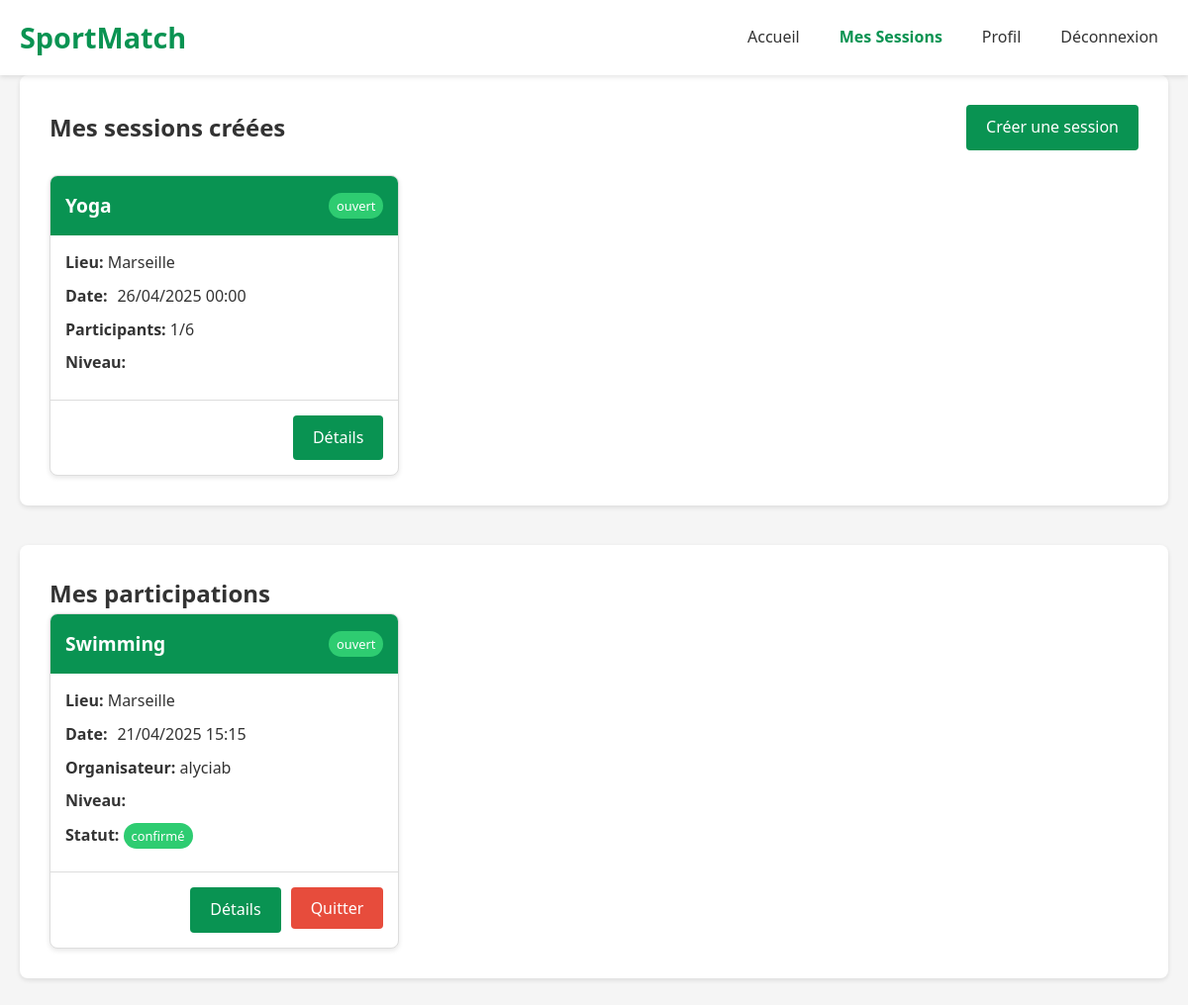
Screenshot of /my-sessions (signed in) with the database file from the repository.
### tables this page shows
CREATE TABLE sports (
        id INTEGER PRIMARY KEY AUTOINCREMENT,
        name TEXT NOT NULL UNIQUE
    );

CREATE TABLE participants (
        id INTEGER PRIMARY KEY AUTOINCREMENT,
        session_id INTEGER NOT NULL,
        user_id INTEGER NOT NULL,
        status TEXT NOT NULL,
        FOREIGN KEY (session_id) REFERENCES sessions (id),
        FOREIGN KEY (user_id) REFERENCES users (id),
        UNIQUE (session_id, user_id)
    );

CREATE TABLE users (
        id INTEGER PRIMARY KEY AUTOINCREMENT,
        username TEXT NOT NULL UNIQUE,
        password_hash TEXT NOT NULL,
        email TEXT NOT NULL UNIQUE,
        created_at TIMESTAMP NOT NULL
    );

### app.py (the view)
@app.route('/my-sessions', methods=['GET'])
@login_required
def my_sessions():
    created_sessions = model.get_user_created_sessions(session['user_id'])
    participating_sessions = model.get_user_participating_sessions(session['user_id'])
    created_sessions_list = [dict(s) for s in created_sessions]
    participating_sessions_list = [dict(s) for s in participating_sessions]
    now = datetime.now()
    for s in created_sessions_list:
        s['time_remaining'] = calculate_time_remaining(s['datetime'], now)
    for s in participating_sessions_list:
        s['time_remaining'] = calculate_time_remaining(s['datetime'], now)
    return render_template('my_sessions.html',
                         created_sessions=created_sessions_list,
                         participating_sessions=participating_sessions_list,
                         now=now)

### app.py (called while the page is built)
def login_required(f):
    @wraps(f)
    def decorated_function(*args, **kwargs):
        if 'user_id' not in session:
            return redirect(url_for('login', next=request.url))
        return f(*args, **kwargs)
    return decorated_function

def calculate_time_remaining(session_datetime, current_datetime):
    if isinstance(session_datetime, str):
        try:
            session_datetime = datetime.strptime(session_datetime, '%Y-%m-%d %H:%M:%S')
        except ValueError:
            session_datetime = datetime.strptime(session_datetime, '%Y-%m-%d %H:%M:%S.%f')
    delta = session_datetime - current_datetime
    total_seconds = delta.total_seconds()
    if total_seconds < 0:
        return "session terminée"
    days = int(total_seconds // 86400)
    hours = int((total_seconds % 86400) // 3600)
    minutes = int((total_seconds % 3600) // 60)
    return f"{days}j {hours}h {minutes}m"

### data_model.py (called while the page is built)
def get_db_connection():
    conn = sqlite3.connect('sportmatch.db')
    conn.row_factory = sqlite3.Row
    return conn

def get_user_created_sessions(user_id):
    conn = get_db_connection()
    query = '''
    SELECT s.*, sp.name as sport_name, sl.level as skill_level,
           (SELECT COUNT(*) FROM participants p WHERE p.session_id = s.id AND p.status = 'confirmé') as participant_count

    FROM sessions s
    JOIN sports sp ON s.sport_id = sp.id
    JOIN skill_levels sl ON s.skill_level_id = sl.id
    WHERE s.creator_id = ?
    ORDER BY s.datetime
    '''
    sessions = conn.execute(query, (user_id,)).fetchall()
    conn.close()
    return sessions

def get_user_participating_sessions(user_id):
    conn = get_db_connection()
    query = '''
    SELECT s.*, sp.name as sport_name, sl.level as skill_level,
           u.username as creator_name, p.status as participation_status,
           (SELECT COUNT(*) FROM participants p2 WHERE p2.session_id = s.id AND p2.status = 'confirmé') as participant_count
    FROM participants p
    JOIN sessions s ON p.session_id = s.id
    JOIN sports sp ON s.sport_id = sp.id
    JOIN skill_levels sl ON s.skill_level_id = sl.id
    JOIN users u ON s.creator_id = u.id
    WHERE p.user_id = ?
    ORDER BY s.datetime
    '''
    sessions = conn.execute(query, (user_id,)).fetchall()
    conn.close()
    return sessions

### templates/my_sessions.html (shortened to what this page needs)
<!DOCTYPE html>
<html lang="fr">
<head>
    <link rel="stylesheet" href="{{ url_for('static', filename='css/style.css') }}">
</head>
<body>
    <header>
        <div class="container">
            <h1>SportMatch</h1>
            <nav>
                <ul>
                    <li><a href="{{ url_for('home') }}">Accueil</a></li>
                    <li><a href="{{ url_for('my_sessions') }}" class="active">Mes Sessions</a></li>
                    <li><a href="{{ url_for('profile') }}">Profil</a></li>
                    <li><a href="{{ url_for('logout') }}">Déconnexion</a></li>
                </ul>
            </nav>
        </div>
    </header>
    <main class="container">
        <section class="my-sessions-section">
            <div class="section-header">
                <h2>Mes sessions créées</h2>
                <a href="{{ url_for('new_session') }}" class="button">Créer une session</a>
            </div>
            {% if created_sessions %}
                <div class="sessions-grid">
                    {% for session in created_sessions %}
                        <div class="session-card">
                            <div class="session-header">
                                <h3>{{ session.sport_name }}</h3>
                                <span class="status-badge {{ session.status }}">{{ session.status }}</span>
                            </div>
                            <div class="session-details">
                                <p class="location"><strong>Lieu:</strong> {{ session.location }}</p>
                                <p class="datetime">
                                </p>
                                <p class="capacity"><strong>Participants:</strong> {{ session.participant_count }}/{{ session.max_players }}</p>
                                <p class="level"><strong>Niveau:</strong> <span class="level-badge {{ session.skill_level.lower() }}">{{ session.skill_level }}</span></p>
                            </div>
                            <div class="session-actions">
                                <a href="{{ url_for('session_details', session_id=session.id) }}" class="button">Détails</a>
                            </div>
                        </div>
                    {% endfor %}
                </div>
            {% else %}
                <p>Vous n'avez pas encore créé de sessions.</p>
            {% endif %}
        </section>
        <section class="my-participations-section">
            <h2>Mes participations</h2>
            {% if participating_sessions %}
                <div class="sessions-grid">
                    {% for session in participating_sessions %}
                        <div class="session-card">
                            <div class="session-header">
                                <h3>{{ session.sport_name }}</h3>
                                <span class="status-badge {{ session.status }}">{{ session.status }}</span>
                            </div>
                            <div class="session-details">
                                <p class="location"><strong>Lieu:</strong> {{ session.location }}</p>
                                <p class="datetime">
                                </p>
                                <p class="creator"><strong>Organisateur:</strong> {{ session.creator_name }}</p>
                                <p class="level"><strong>Niveau:</strong> <span class="level-badge {{ session.skill_level.lower() }}">{{ session.skill_level }}</span></p>
                                <p class="participation-status"><strong>Statut:</strong> <span class="participant-status {{ session.participation_status }}">{{ session.participation_status }}</span></p>
                            </div>
                            <div class="session-actions">
                                <a href="{{ url_for('session_details', session_id=session.id) }}" class="button">Détails</a>
                                <form action="{{ url_for('leave_session', session_id=session.id) }}" method="post" style="display: inline;">
                                    <button type="submit" class="button danger">Quitter</button>
                                </form>
                            </div>
                        </div>
                    {% endfor %}
                </div>
            {% else %}
                <p>Vous ne participez à aucune session pour le moment.</p>
            {% endif %}
        </section>
    </main>
</body>
</html>

### static/css/style.css (style rules this page uses)
:root { --primary-color: #099352; --primary-dark: #24673f; --secondary-color: #2ecc71; --secondary-dark: #27ae60; --danger-color: #e74c3c; --danger-dark: #c0392b; --light-gray: #f5f5f5; --gray: #ddd; --dark-gray: #777; --black: #333; --white: #fff; --shadow: 0 2px 5px rgba(0, 0, 0, 0.1); --transition: all 0.3s ease; --level-debutant: #3498db; --level-intermediaire: #2ecc71; --level-avance: #f39c12; --level-expert: #e74c3c; --status-ouvert: #2ecc71; --status-complet: #f39c12; --status-annule: #e74c3c; --status-termine: #7f8c8d; --participant-confirme: #2ecc71; --participant-en-attente: #f39c12; }
* { margin: 0; padding: 0; box-sizing: border-box; font-family: 'Segoe UI', Tahoma, Geneva, Verdana, sans-serif; }
body { background-color: var(--light-gray); color: var(--black); line-height: 1.6; }
.container { width: 100%; max-width: 1200px; margin: 0 auto; padding: 0 20px; }
header { background-color: var(--white); box-shadow: var(--shadow); padding: 15px 0; position: sticky; top: 0; z-index: 100; }
header .container { display: flex; justify-content: space-between; align-items: center; }
header h1 { color: var(--primary-color); font-size: 1.8rem; font-weight: 700; }
nav ul { display: flex; list-style: none; }
nav ul li { margin-left: 20px; }
nav ul li a { color: var(--black); text-decoration: none; font-weight: 500; padding: 5px 10px; border-radius: 4px; transition: var(--transition); }
nav ul li a.active { color: var(--primary-color); font-weight: 700; }
.button { display: inline-block; padding: 10px 20px; border: none; border-radius: 4px; background-color: var(--primary-color); color: var(--white); font-weight: 500; font-size: 1rem; cursor: pointer; text-decoration: none; transition: var(--transition); text-align: center; }
.button.danger { background-color: var(--danger-color); }
main { padding: 40px 0; }
section { margin-bottom: 40px; background-color: var(--white); border-radius: 8px; box-shadow: var(--shadow); padding: 30px; }
.section-header { display: flex; justify-content: space-between; align-items: center; margin-bottom: 25px; }
.section-header h2 { font-size: 1.5rem; font-weight: 600; color: var(--black); }
.sessions-grid { display: grid; grid-template-columns: repeat(auto-fill, minmax(300px, 1fr)); gap: 20px; }
.session-card { background-color: var(--white); border-radius: 8px; box-shadow: var(--shadow); overflow: hidden; transition: var(--transition); border: 1px solid var(--gray); }
.session-header { background-color: var(--primary-color); color: var(--white); padding: 15px; display: flex; justify-content: space-between; align-items: center; }
.session-header h3 { font-size: 1.2rem; font-weight: 600; }
.session-details { padding: 15px; }
.session-details p { margin-bottom: 8px; }
.session-actions { padding: 15px; border-top: 1px solid var(--gray); display: flex; justify-content: flex-end; gap: 10px; }
.level-badge { display: inline-block; padding: 3px 8px; border-radius: 50px; font-size: 0.8rem; font-weight: 500; color: var(--white); }
.status-badge { display: inline-block; padding: 3px 8px; border-radius: 50px; font-size: 0.8rem; font-weight: 500; color: var(--white); }
.status-badge.ouvert { background-color: var(--status-ouvert); }
.participant-status { display: inline-block; padding: 3px 8px; border-radius: 50px; font-size: 0.8rem; font-weight: 500; color: var(--white); }
.participant-status.confirmé { background-color: var(--participant-confirme); }
.datetime { color: var(--black); margin-bottom: 8px; }
.session-details .datetime { display: flex; flex-wrap: wrap; align-items: center; gap: 5px; }

### rows the page displays
participants: sport_name "Swimming", status "ouvert", location "Marseille", creator_name "alyciab", participation_status "confirmé"

### other values shown
{{ session.sport_name }} "Yoga"
{{ session.status }} "ouvert"
{{ session.location }} "Marseille"
{{ session.participant_count }} "1"
{{ session.max_players }} "6"
